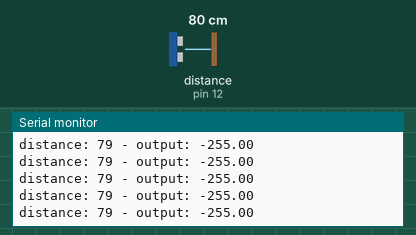
Recording of a sketch running on a simulated Arduino Uno, built with avr-gcc and run on an emulated ATmega328P. On the bench: the last lines printed to the serial monitor. Wiring (inferred from the names in the program): ultrasonic range finder: trigger pin 11; echo pin 12. The test bench sets the inputs (shaded band); at power-on: distance to the obstacle (sensor on pin 12) 80 cm. The echo pulse lasts 58.3 µs per cm.

Above: at 1.2 s.
1.3 s: distance to the obstacle (sensor on pin 12) set to 2 cm
At 1.72 s:
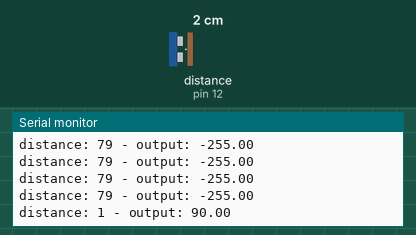
2.8 s: distance to the obstacle (sensor on pin 12) set to 4 cm
At 2.98 s:
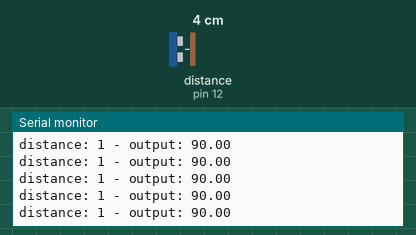
4.3 s: distance to the obstacle (sensor on pin 12) set to 299 cm
At 4.51 s:
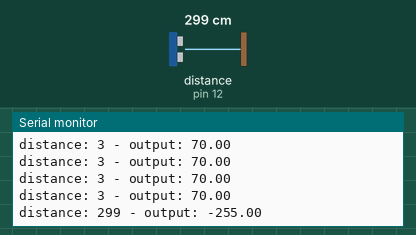
7.3 s: distance to the obstacle (sensor on pin 12) set to 7 cm
At 7.46 s:
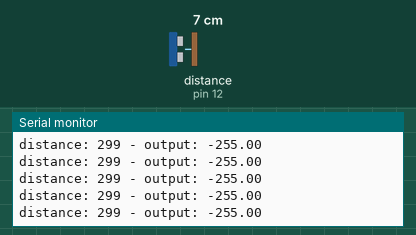
Timing chart, 0 to 10.3 s (numbered marks = the images above; inputs shaded):
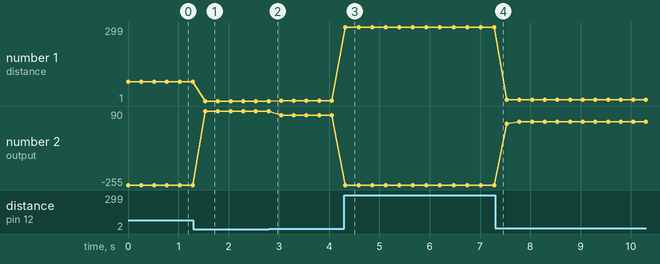

Measured:
- after the input at 1.3 s, the serial monitor: prints a new line after 0.24 s (image 1)
- after the input at 4.3 s, the serial monitor: prints a new line at once (image 3)
- plotted number 1: 79 → 1 after the input at 1.3 s, 1 → 3 after the input at 2.8 s, 3 → 299 after the input at 4.3 s, 299 → 6 after the input at 7.3 s
- plotted number 2: -255 → 90 after the input at 1.3 s, 90 → 70 after the input at 2.8 s, 70 → -255 after the input at 4.3 s, -255 → 40 after the input at 7.3 s

The sketch:

test_pid.ino
```cpp
#include <PID_v1.h>

// PID stuff
double Setpoint, Input, Output;
PID constroller(&Input, &Output, &Setpoint, 10, 0, 0, DIRECT);

// Sonar stuff
int trigPin = 11;    // Trigger
int echoPin = 12;    // Echo
long duration, cm, inches;

void setup() {
  //Serial Port begin
  Serial.begin (9600);

  //Sonar setup
  pinMode(trigPin, OUTPUT);
  pinMode(echoPin, INPUT);

  //PID setup
  Setpoint = 10;

  //turn the PID on
  constroller.SetMode(AUTOMATIC);
  constroller.SetOutputLimits(-255, 255);
}

void loop() {
  readDistance();
  Serial.print("distance: ");
  Serial.print(cm);
  Serial.print(" - ");

  Input = cm;
  constroller.Compute();
  Serial.print("output: ");
  Serial.print(Output);
  Serial.println();

  delay(250);
}

void readDistance(){
    // The sensor is triggered by a HIGH pulse of 10 or more microseconds.
    // Give a short LOW pulse beforehand to ensure a clean HIGH pulse:
    digitalWrite(trigPin, LOW);
    delayMicroseconds(5);
    digitalWrite(trigPin, HIGH);
    delayMicroseconds(10);
    digitalWrite(trigPin, LOW);

    // Read the signal from the sensor: a HIGH pulse whose
    // duration is the time (in microseconds) from the sending
    // of the ping to the reception of its echo off of an object.
    pinMode(echoPin, INPUT);
    duration = pulseIn(echoPin, HIGH);

    // Convert the time into a distance
    cm = (duration/2) / 29.1;     // Divide by 29.1 or multiply by 0.0343
}
```
